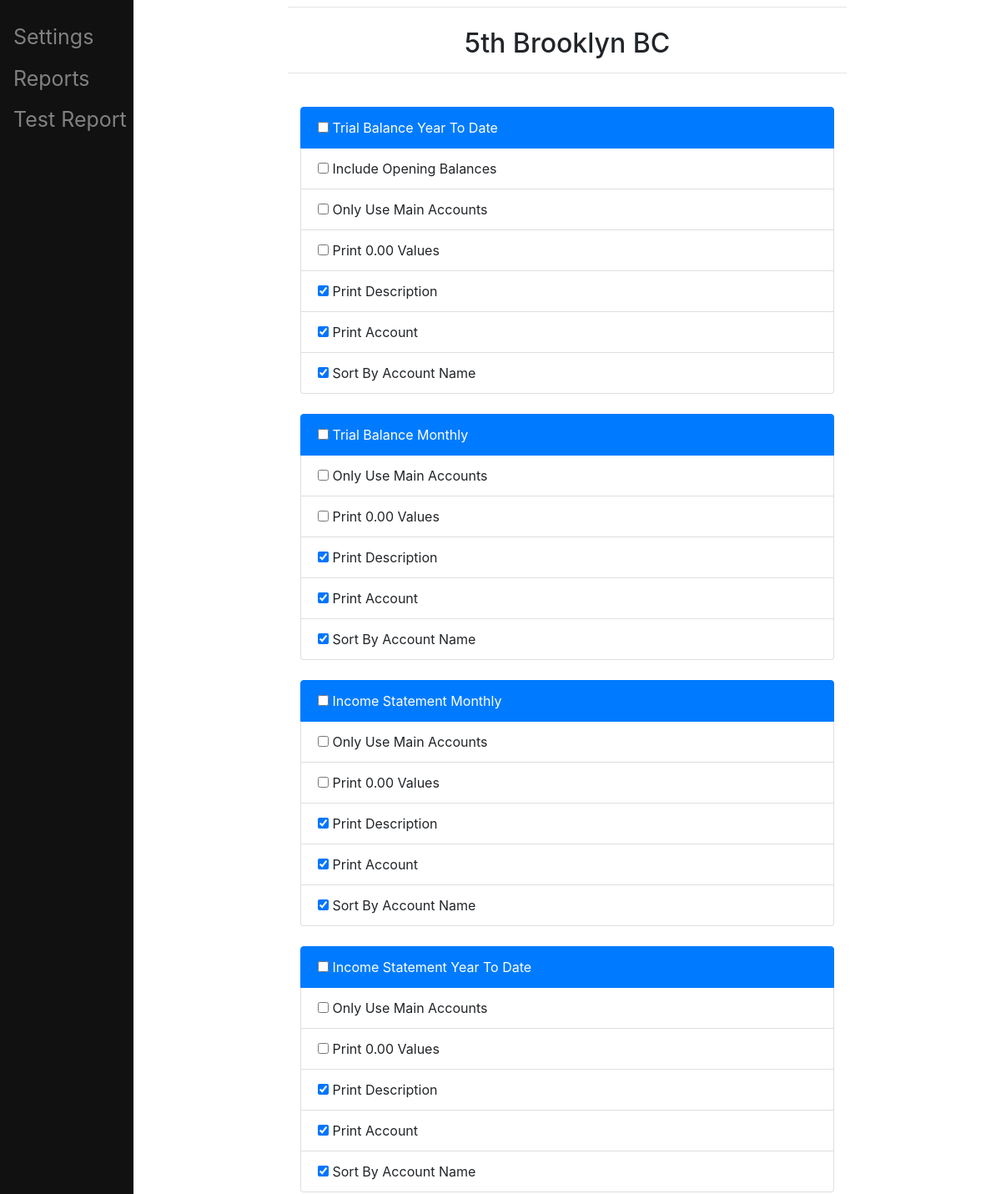
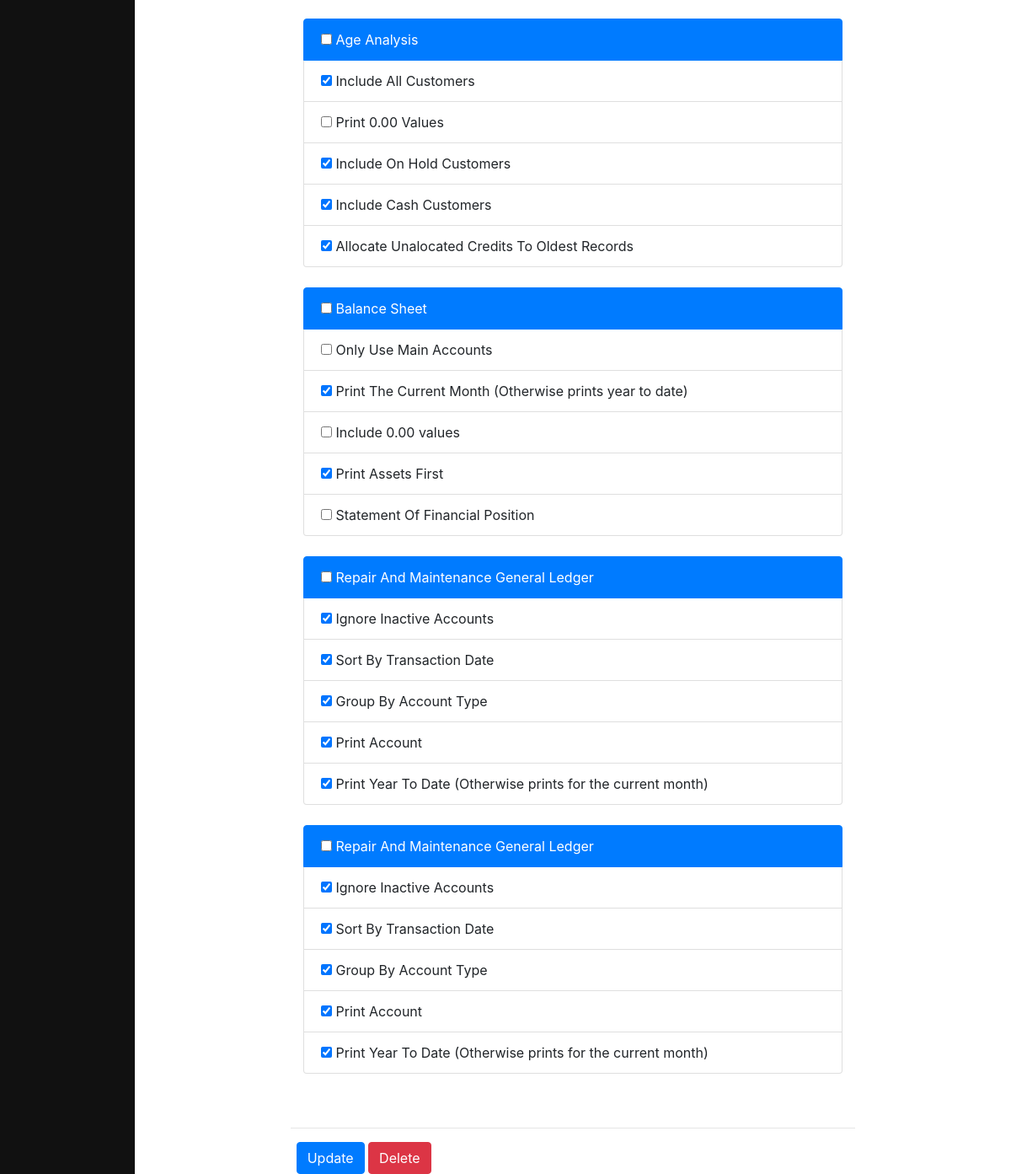
Screenshot of /accConnect/setting/52 with the database file from the repository (2 pictures, top to bottom).
### main/models.py (models this page shows, shortened)
class SettingsClass(models.Model):
    Complex = models.CharField(choices=complex_list , max_length =  50 ,default='1' , unique=True)
    Trial_balance_Year_to_date= models.BooleanField(default = False)
    tbytd_Include_opening_balances=models.BooleanField(default = False)
    tbytd_Only_use_main_accounts=models.BooleanField(default = False)
    tbytd_Print_null_values=models.BooleanField(default = False)
    tbytd_Print_description=models.BooleanField(default = True)
    tbytd_Print_account=models.BooleanField(default = True)
    tbytd_Sort_by_account_name=models.BooleanField(default = True)
    Trial_balance_Monthly=models.BooleanField(default = False)
    tbm_Only_use_main_accounts=models.BooleanField(default = False)
    tbm_Print_null_values=models.BooleanField(default = False)
    tbm_Print_description=models.BooleanField(default = True)
    tbm_Print_account=models.BooleanField(default = True)
    tbm_Sort_by_account_name=models.BooleanField(default = True)
    Income_Statement_Year_to_date=models.BooleanField(default = False)
    isytd_Only_use_main_accounts=models.BooleanField(default = False)
    isytd_Sort_by_account_name=models.BooleanField(default = True)
    isytd_Print_null_values=models.BooleanField(default = False)
    isytd_Print_description=models.BooleanField(default = True)
    isytd_Print_account=models.BooleanField(default = True)
    Income_Statement_Monthly=models.BooleanField(default = False)
    ism_Only_use_main_accounts=models.BooleanField(default = False)
    ism_Sort_by_account_name=models.BooleanField(default = True)
    ism_Print_null_values=models.BooleanField(default = False)
    ism_Print_description=models.BooleanField(default = True)
    ism_Print_account=models.BooleanField(default = True)
    Age_Analysis=models.BooleanField(default = False)
    aa_Include_all_customers=models.BooleanField(default = True)
    aa_Include_cash_customers=models.BooleanField(default = True)
    aa_include_on_hold_customers=models.BooleanField(default = True)
    aa_include_null_values=models.BooleanField(default = False)
    aa_allocate_unalocated_credits_to_oldest=models.BooleanField(default = True)
    Balance_Sheet=models.BooleanField(default = False)
    bs_Only_use_main_accounts=models.BooleanField(default = False)
    bs_Print_current_month=models.BooleanField(default = True)
    bs_Include_null_values=models.BooleanField(default = False)
    bs_Print_assets_first=models.BooleanField(default = True)
    bs_statement_of_financial_position=models.BooleanField(default = False)
    Repair_and_Maintenance_General_Ledger=models.BooleanField(default = False)
    rmgl_Ignore_inactive_accounts=models.BooleanField(default = True)
    rmgl_Sort_by_transaction_date=models.BooleanField(default = True)
    rmgl_Group_by_account_type=models.BooleanField(default = True)
    rmgl_Print_description=models.BooleanField(default = True)
    rmgl_Print_account=models.BooleanField(default = True)
    rmgl_Print_year_to_date=models.BooleanField(default = True)
    rmgl_Print_monthly=models.BooleanField(default = False)
    Major_capital_Items_General_Ledger=models.BooleanField(default = False)
    mcigl_Ignore_inactive_accounts=models.BooleanField(default = True)
    mcigl_Sort_by_transaction_date=models.BooleanField(default = True)
    mcigl_Group_by_account_type=models.BooleanField(default = True)
    mcigl_Print_description=models.BooleanField(default = True)
    mcigl_Print_account=models.BooleanField(default = True)
    mcigl_Print_year_to_date=models.BooleanField(default = True)
    mcigl_Print_monthly=models.BooleanField(default = False)

### main/views.py (the view, shortened to what this page needs)
# urls.py: path('accConnect/setting/<int:setting_pk>', views.viewSettings, name='viewSettings' ),
def viewSettings(request,  setting_pk):
    setting = get_object_or_404(SettingsClass, pk=setting_pk)
    if request.method == 'GET':
        form = SettingUpdateForm(instance=setting)
        return render(request, 'main/viewSettings.html', {'setting': setting, 'form':form})
    return render(request, 'main/viewSettings.html', {'setting': setting, 'form':form})

### main/forms.py
class SettingUpdateForm(ModelForm):
    class Meta:
        model = SettingsClass
        exclude = ['Complex']

### main/templates/main/viewSettings.html (shortened to what this page needs)
{% extends "main/base.html"%}
{% block content %}
<h2 style="text-align: center">{{ setting.Complex }}</h2>
 <hr>
<br>
<form method="POST" action="{% url 'viewSettings' setting.pk %}">
<div class="container">
  <ul class='list-group'>
    <li class='list-group-item active'>{{ form.Trial_balance_Year_to_date }} Trial Balance Year To Date</li>
    <li class='list-group-item'>{{ form.tbytd_Include_opening_balances }} Include Opening Balances</li>
    <li class='list-group-item'>{{ form.tbytd_Only_use_main_accounts }} Only Use Main Accounts</li>
    <li class='list-group-item'>{{ form.tbytd_Print_null_values }} Print 0.00 Values</li>
    <li class='list-group-item'>{{ form.tbytd_Print_description }} Print Description</li>
    <li class='list-group-item'>{{ form.tbytd_Print_account }} Print Account</li>
    <li class='list-group-item'>{{ form.tbytd_Sort_by_account_name }} Sort By Account Name</li>
  </ul>
  <br>
  <ul class='list-group'>
    <li class='list-group-item active'>{{ form.Trial_balance_Monthly }} Trial Balance Monthly</li>
    <li class='list-group-item'>{{ form.tbm_Only_use_main_accounts }} Only Use Main Accounts</li>
    <li class='list-group-item'>{{ form.tbm_Print_null_values }} Print 0.00 Values</li>
    <li class='list-group-item'>{{ form.tbm_Print_description }} Print Description</li>
    <li class='list-group-item'>{{ form.tbm_Print_account }} Print Account</li>
    <li class='list-group-item'>{{ form.tbm_Sort_by_account_name }} Sort By Account Name</li>
  </ul>
  <br>
  <ul class='list-group'>
    <li class='list-group-item active'>{{ form.Income_Statement_Monthly }} Income Statement Monthly</li>
    <li class='list-group-item'>{{ form.ism_Only_use_main_accounts }} Only Use Main Accounts</li>
    <li class='list-group-item'>{{ form.ism_Print_null_values }} Print 0.00 Values</li>
    <li class='list-group-item'>{{ form.ism_Print_description }} Print Description</li>
    <li class='list-group-item'>{{ form.ism_Print_account }} Print Account</li>
    <li class='list-group-item'>{{ form.ism_Sort_by_account_name }} Sort By Account Name</li>
  </ul>
  <br>
  <ul class='list-group'>
    <li class='list-group-item active'>{{ form.Income_Statement_Year_to_date }} Income Statement Year To Date</li>
    <li class='list-group-item'>{{ form.isytd_Only_use_main_accounts }} Only Use Main Accounts</li>
    <li class='list-group-item'>{{ form.isytd_Print_null_values }} Print 0.00 Values</li>
    <li class='list-group-item'>{{ form.isytd_Print_description }} Print Description</li>
    <li class='list-group-item'>{{ form.isytd_Print_account }} Print Account</li>
    <li class='list-group-item'>{{ form.isytd_Sort_by_account_name }} Sort By Account Name</li>
  </ul>
  <br>
  <ul class='list-group'>
    <li class='list-group-item active'>{{ form.Age_Analysis }} Age Analysis</li>
    <li class='list-group-item'>{{ form.aa_Include_all_customers }} Include All Customers</li>
    <li class='list-group-item'>{{ form.aa_include_null_values }} Print 0.00 Values</li>
    <li class='list-group-item'>{{ form.aa_include_on_hold_customers }} Include On Hold Customers</li>
    <li class='list-group-item'>{{ form.aa_Include_cash_customers }} Include Cash Customers</li>
    <li class='list-group-item'>{{ form.aa_allocate_unalocated_credits_to_oldest }} Allocate Unalocated Credits To Oldest Records</li>
  </ul>
  <br>
  <ul class='list-group'>
    <li class='list-group-item active'>{{ form.Balance_Sheet }} Balance Sheet</li>
    <li class='list-group-item'>{{ form.bs_Only_use_main_accounts }} Only Use Main Accounts</li>
    <li class='list-group-item'>{{ form.bs_Print_current_month }} Print The Current Month (Otherwise prints year to date)</li>
    <li class='list-group-item'>{{ form.bs_Include_null_values }} Include 0.00 values</li>
    <li class='list-group-item'>{{ form.bs_Print_assets_first }} Print Assets First</li>
    <li class='list-group-item'>{{ form.bs_statement_of_financial_position }} Statement Of Financial Position</li>
  </ul>
  <br>
  <ul class='list-group'>
    <li class='list-group-item active'>{{ form.Repair_and_Maintenance_General_Ledger }} Repair And Maintenance General Ledger</li>
    <li class='list-group-item'>{{ form.rmgl_Ignore_inactive_accounts }} Ignore Inactive Accounts</li>
    <li class='list-group-item'>{{ form.rmgl_Sort_by_transaction_date }} Sort By Transaction Date</li>
    <li class='list-group-item'>{{ form.rmgl_Group_by_account_type }} Group By Account Type</li>
    <li class='list-group-item'>{{ form.rmgl_Print_account }} Print Account</li>
    <li class='list-group-item'>{{ form.rmgl_Print_year_to_date }} Print Year To Date (Otherwise prints for the current month)</li>
  </ul>
  <br>
  <ul class='list-group'>
    <li class='list-group-item active'>{{ form.Major_capital_Items_General_Ledger }} Repair And Maintenance General Ledger</li>
    <li class='list-group-item'>{{ form.mcigl_Ignore_inactive_accounts }} Ignore Inactive Accounts</li>
    <li class='list-group-item'>{{ form.mcigl_Sort_by_transaction_date }} Sort By Transaction Date</li>
    <li class='list-group-item'>{{ form.mcigl_Group_by_account_type }} Group By Account Type</li>
    <li class='list-group-item'>{{ form.mcigl_Print_account }} Print Account</li>
    <li class='list-group-item'>{{ form.mcigl_Print_year_to_date }} Print Year To Date (Otherwise prints for the current month)</li>
  </ul>
</div>
<br>
<br>
<hr>
<div class="btn-update" style="padding-left: 1%">
<button type="submit" class='btn btn-primary'>Update</button>
<button type="delete" class="btn btn-danger">Delete</button>
</div>
</form>
{% endblock %}

### rows the page displays
SettingsClass: Complex "5th Brooklyn BC", tbytd_Print_description "☑", tbytd_Print_account "☑", tbytd_Sort_by_account_name "☑", tbm_Print_description "☑", tbm_Print_account "☑", tbm_Sort_by_account_name "☑", ism_Print_description "☑", ism_Print_account "☑", ism_Sort_by_account_name "☑", isytd_Print_description "☑", isytd_Print_account "☑", isytd_Sort_by_account_name "☑", aa_Include_all_customers "☑", aa_include_on_hold_customers "☑", aa_Include_cash_customers "☑", aa_allocate_unalocated_credits_to_oldest "☑", bs_Print_current_month "☑", bs_Print_assets_first "☑", rmgl_Ignore_inactive_accounts "☑", rmgl_Sort_by_transaction_date "☑", rmgl_Group_by_account_type "☑", rmgl_Print_account "☑", rmgl_Print_year_to_date "☑", mcigl_Ignore_inactive_accounts "☑", mcigl_Sort_by_transaction_date "☑", mcigl_Group_by_account_type "☑", mcigl_Print_account "☑", mcigl_Print_year_to_date "☑"
